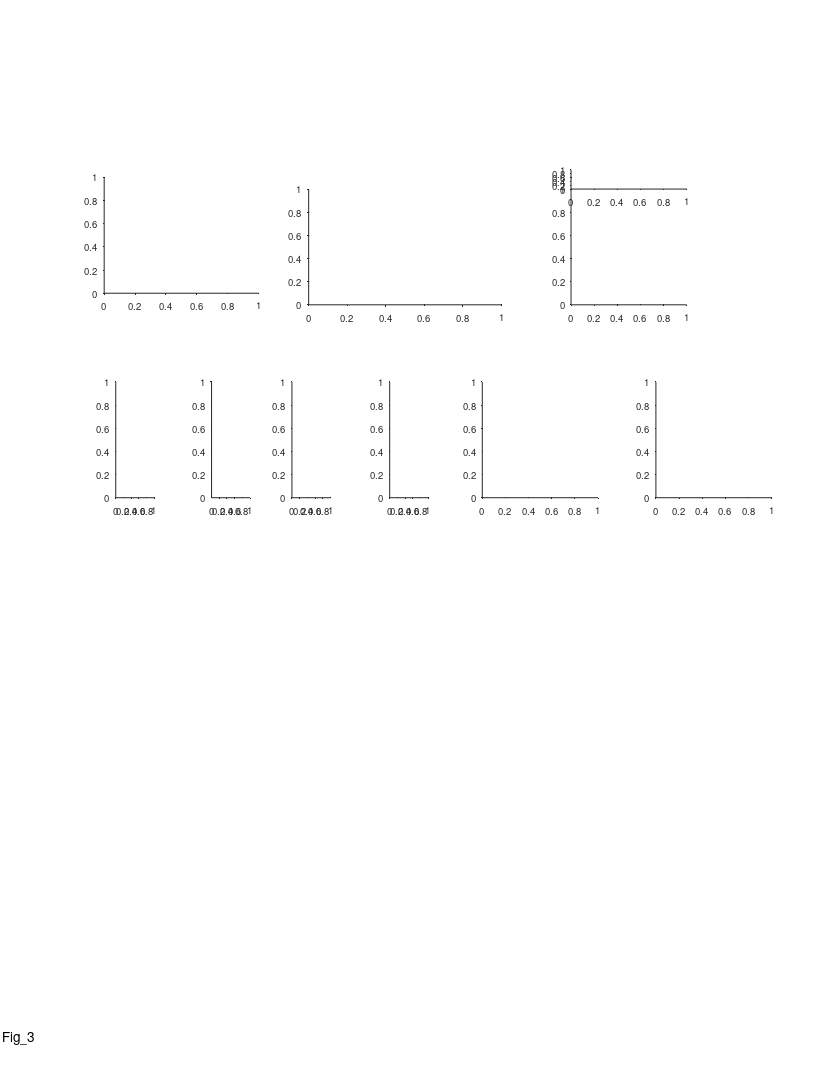

Write the MATLAB code that produced this figure. (Note: this script raises an error after producing the figure.)
%% Replay - Fig 3 - 2 bats crossovers
%%
clear 
clc
close all

%% plotting options
behavior_ex_opt = 2 % number 2 was chosen

replay_ex_opt = 1;
replay_examples_list = {
    {'rest',11,'b2299_d191213',20}
    };
replay_examples_list = cellfun(@(c)cell2struct(c,{'epoch_type','params_opt','exp_ID','event_num'},2), replay_examples_list)

%% graphics params
% timediff_max = inf;
timediff_max = 100;
epoch_types = {'sleep','rest'};
exp_types = {'1 bat','2 bats'};
panels_xlim = [-0.0950    1.9950; -1.9500   40.9500; -0.4500   56.5500; -0.0210    0.4410];
panels_xticks = {[0 0.5 1 1.5],[0 20 40],[0:10:50],[0 0.2 0.4]};

%% define output files
res_dir =  'L:\paper_replay\figures';
mkdir(res_dir)
fig_name_str = 'Fig_3';
fig_caption_str = ' ';
log_name_str = [fig_name_str '_log_file' '.txt'];
log_name_str = strrep(log_name_str , ':', '-');
log_name_str = strrep(log_name_str , ' ', '_');
log_name_out = fullfile(res_dir, log_name_str);

%% open log file
diary off
diary(log_name_out)
diary on
disp('Log file');
disp(['created: ', datestr(clock)]);
disp('======================================================');
disp([fig_name_str ':' fig_caption_str]);   
disp('======================================================');
disp('');

%% create figure
% figure_size_cm = [21.0 29.7]; % ~A4
figure_size_cm = [21.6 27.9]; % ~US letter
fig = figure;
% Some WYSIWYG options:
set(gcf,'DefaultAxesFontSize',7);
set(gcf,'DefaultAxesFontName','helvetica');
set(gcf,'DefaultAxesUnits','centimeters');
set(gcf,'PaperType','usletter')
% set(gcf,'PaperType','<custom>');
set(gcf,'PaperUnits','centimeters','PaperPosition',[0 0 figure_size_cm]);
set(gcf,'PaperOrientation','portrait');
set(gcf,'Units','centimeters','Position',get(gcf,'paperPosition')+[0 0 0 0]); % position on screen...
set(gcf, 'Renderer', 'painters');
% set(gcf, 'color', 'none');
set(groot, 'defaultAxesColor','None')
set(groot, 'defaultAxesTickDir', 'out');
set(groot,  'defaultAxesTickDirMode', 'manual');
annotation('textbox', [0.5 1 0 0], 'String',fig_name_str, 'HorizontalAlignment','center','Interpreter','none', 'FitBoxToText','on');

% create panels
panels{1}(1) = axes('position', [2.7 20.3 4 3]);
panels{2}(1) = axes('position', [8 20 5 3]);
panels{3}(1) = axes('position', [14.8 20 3 3]);
panels{3}(2) = axes('position', [14.8 23 3 .5]);
x = linspace(3,10,4);
x = x+[0 0.15 -0.1 0.1];
panels{4}(1) = axes('position', [x(1) 15 1 3]);
panels{4}(2) = axes('position', [x(2) 15 1 3]);
panels{4}(3) = axes('position', [x(3) 15 1 3]);
panels{4}(4) = axes('position', [x(4) 15 1 3]);
panels{5}(1) = axes('position', [12.5 15 3 3]);
panels{6}(1) = axes('position', [17 15 3 3]);

%% panels A - experimental setup
axes(panels{1}(1))
hold on
tunnel_2bats_image = imread('E:\Tamir\work\PROJECTS\LargeScale\paper_replay\figures\resources\tunnel_2bats.jpg');
imshow(tunnel_2bats_image);

% delete(panels{1}(2))
panels{1}(2) = axes('position', [2.7 22.9 .2 .3]);
axes(panels{1}(2))
cla reset
hold on
axis off
plot([0 1],[1 1],'LineWidth',2)
plot([0 1],[0 0],'LineWidth',1)
text(1.5,1,'Recorded bat','Units','normalized','FontSize',7,'HorizontalAlignment','left','VerticalAlignment','middle');
text(1.5,0,'Other bat','Units','normalized','FontSize',7,'HorizontalAlignment','left','VerticalAlignment','middle');
xlim([0 1])
ylim([0 1])

%% panels B - Behavior example
axes(panels{2}(1))
% figure
hold on
switch behavior_ex_opt
    case 1
        exp_ID = 'b2299_d191205';
        ti_seconds_in_session = [5200 5600];
    case 2
        exp_ID = 'b2299_d191213';
        ti_seconds_in_session = 5850 +[0 4*60]+[0.4 -0.1]; %[5850 6200];
    case 3
        exp_ID = 'b2299_d191213';
        ti_seconds_in_session = [2900 3600];
    case 4
        exp_ID = 'b2299_d191203';
        ti_seconds_in_session = [500 900];
    case 5
        exp_ID = 'b2299_d191203';
        ti_seconds_in_session = [2700 3200];
end
exp = exp_load_data(exp_ID, 'details', 'pos');
epoch_type = 'rest';
params_opt = 11;
event_type = 'posterior';
[events, params]= decoding_load_events_quantification(exp_ID, epoch_type, params_opt, event_type);
[seqs, TF] = decoding_apply_seq_inclusion_criteria([events.seq_model]);
events(~TF)=[];
session_ti = exp_get_sessions_ti(exp_ID,'Behave');
t0 = session_ti(1);
ti = ti_seconds_in_session.*1e6+t0;
lw = 2;
plot(exp.pos.proc_1D.ts, interp_nans(exp.pos.proc_1D.pos),'LineWidth',lw);
plot(exp.pos.proc_1D.other.ts, interp_nans(exp.pos.proc_1D.other.pos(1,:)),'LineWidth',1);
plot(exp.pos.proc_1D.co.ts,exp.pos.proc_1D.co.pos,'xk','MarkerSize',8)
plot([seqs.start_ts;seqs.end_ts],[seqs.start_pos; seqs.end_pos],'-m','LineWidth',1.3);
% plot([seqs.start_ts],[seqs.start_pos],'.m','MarkerSize',10)
plot([seqs([seqs.direction]== 1).end_ts],[seqs([seqs.direction]== 1).end_pos],'^m','MarkerSize',2,'MarkerFaceColor','m');
plot([seqs([seqs.direction]==-1).end_ts],[seqs([seqs.direction]==-1).end_pos],'vm','MarkerSize',2,'MarkerFaceColor','m');
xline(35969648929.0)
xlim(ti)
rescale_plot_data('x',[1e-6/60 ti(1)]);
ylim([0 135])
% xticks(linspace(0,135,4))
yticks(linspace(0,135,4))
xlabel('Time (min)', 'Units','normalized', 'Position',[0.5 -0.11]);
ylabel('Position (m)', 'Units','normalized', 'Position',[-0.13 .5]);
hax=gca;
hax.XRuler.TickLabelGapOffset = -1.8;
hax.YRuler.TickLabelGapOffset = 1;

%% legend
if exist('panels_behavior_legend','var')
    delete(panels_behavior_legend);
end
panels_behavior_legend = axes('position', [8 23.35 5 0.4]);
cla
hold on
plot([0 0.1],[0.8 0.8],'-','LineWidth',lw);
plot([0 0.1],[0.0 0.0],'-','LineWidth',1);
plot(0.6,0.8,'xk','MarkerSize',8);
plot([0.5 0.6]+0.05,[0 0],'-m','LineWidth',1.3);
plot(0.65,0,'>m','MarkerSize',2,'MarkerFaceColor','m');
text(.15, .8, 'Recorded bat','FontSize',7,'HorizontalAlignment','left','VerticalAlignment','middle');
text(.15, .0, 'Other bat','FontSize',7,'HorizontalAlignment','left','VerticalAlignment','middle');
text(.7, .8, 'Cross-overs','FontSize',7,'HorizontalAlignment','left','VerticalAlignment','middle');
text(.7, .0, 'Replay','FontSize',7,'HorizontalAlignment','left','VerticalAlignment','middle');
xlim([0 1])
ylim([0 1])
axis off

%% replay example
if 1
%% load data
win_s = 1;
cmap = bone;
cmap = flipud(cmap);
ex = replay_examples_list(replay_ex_opt);
addFieldsToWorkspace(ex);
decode = decoding_load_data(exp_ID, epoch_type, params_opt);
exp = exp_load_data(exp_ID,'details','path','MUA','ripples');
events = decoding_load_events_quantification(exp_ID,epoch_type,params_opt,"posterior");
event = events(event_num);
seq = event.seq_model;
seq_ti = [event.start_ts event.end_ts];
t0 = mean(seq_ti);
ti = t0 + [-1 1].*win_s*1e6;

TT = exp.ripples.stats.best_TT;
[LFP.signal, LFP.ts, LFP.fs, LFP.params] = LFP_load(exp_ID,TT,'band','ripple','limits_ts',ti);
LFP.avg_signal = nanmean(LFP.signal,[2 3]);

%% plot LFP
% axes(panels{3}(3));
% cla
% hold on
% plot(LFP.ts, LFP.avg_signal,'k');
% xlim(seq_ti+[-1 1].*0.2*range(seq_ti))
% xticks([])
% yticks([])
% rescale_plot_data('x',[1e-6 seq_ti(1)]);
% axis off
% title(sprintf('%s_%s_%d',epoch_type,exp_ID,event_num),'Interpreter','none','FontWeight','normal','FontSize',6);

%% plot posterior (state)
axes(panels{3}(2));
cla
hold on
IX = get_data_in_ti(decode.time, ti);
prob_t = decode.time(IX);
prob_state = squeeze(decode.posterior_state(event.state_num,IX));
plot(prob_t, prob_state, 'k','LineWidth',2);
hax = gca;
hax.XLim = prob_t([1 end]);
hax.YLim = [0 1];
box on
colormap(cmap);
hax.XLim = seq_ti+[-1 1].*0.2*range(seq_ti);
hax.TickDir = 'out';
hax.TickLength = [0.02 0.02];
hax.XRuler.TickLabelGapOffset = -4;
ylabel('Prob.','Units','normalized','Position',[-0.22 0.5]);
rescale_plot_data('x',[1e-6 seq_ti(1)]);
    
%% plot posterior (position)
axes(panels{3}(1));
cla
hold on
IX = get_data_in_ti(decode.time, ti);
prob_t = decode.time(IX);
prob_pos = squeeze(decode.posterior(:,event.state_num,IX));
imagesc(prob_t, decode.pos, prob_pos);
plot([seq.start_ts seq.end_ts],[seq.start_pos seq.end_pos],'-r','LineWidth',0.8);
hax = gca;
clim_prctiles = [1 99];
hax.CLim = prctile(prob_pos(:),clim_prctiles);
% hax.CLim = [0 max(prob_pos(:))];
hax.XLim = prob_t([1 end]);
hax.YLim = [min(decode.pos) max(decode.pos)] + [-1 1].*median(diff(decode.pos))*1;
box on
colormap(cmap);
hax.XLim = seq_ti+[-1 1].*0.2*range(seq_ti);
hax.TickDir = 'out';
hax.TickLength = [0.02 0.02];
hax.XRuler.TickLabelGapOffset = -2;
xlabel('Time (s)','Units','normalized','Position',[0.5 -0.105]);
ylabel('Position (m)','Units','normalized','Position',[-0.22 0.5]);
rescale_plot_data('x',[1e-6 seq_ti(1)]);

%% link x axes
linkaxes(panels{3},'x');

%% add colorbar
hcb = colorbar('east');
hcb.Units = 'centimeters';
cb_offset = 1.12;
hcb.Position(1) = panels{3}(1).Position(1) + panels{3}(1).Position(3)*cb_offset;
cb_offset_middle = (hcb.Position(1)+hcb.Position(3)/2-panels{3}(1).Position(1))/panels{3}(1).Position(3);
hcb.Label.Rotation = -90;
hcb.Label.Position(1) = 1.5;
hcb.Label.String = 'Probability';
hcb.Ticks = [];
text(cb_offset_middle,1,'Max','Units','normalized','FontSize',7,'HorizontalAlignment','center');
text(cb_offset_middle,0,'0','Units','normalized','FontSize',7,'HorizontalAlignment','center');
% text(cb_offset_middle,1,clim_prctiles(2)+"%",'Units','normalized','FontSize',7,'HorizontalAlignment','center');
% text(cb_offset_middle,0,clim_prctiles(1)+"%",'Units','normalized','FontSize',7,'HorizontalAlignment','center');
end

%% panels C - main scatter plot
axes(panels{5}(1))
hold on
data_filename = 'F:\sequences\figures\replay_vs_crossover\replay_vs_crossover_opt_11_replay position between 25-115.mat';
% data_filename = 'F:\sequences\figures\replay_vs_crossover\replay_vs_crossover_opt_11_replay position between 25-115 & same map.mat';
% data_filename = 'F:\sequences\figures\replay_vs_crossover\replay_vs_crossover_opt_11_replay position between 25-115 & same map & forward.mat';
% data_filename = 'F:\sequences\figures\replay_vs_crossover\replay_vs_crossover_opt_11_replay position between 25-115 & same map & reverse.mat';
% data_filename = 'F:\sequences\figures\replay_vs_crossover\replay_vs_crossover_opt_11_replay position between 25-115 & replay distance_gt_5.mat';
% data_filename = 'F:\sequences\figures\replay_vs_crossover\replay_vs_crossover_opt_11_replay position between 25-115 & replay distance_gt_10.mat';
% data_filename = 'F:\sequences\figures\replay_vs_crossover\replay_vs_crossover_opt_11_replay position between 25-115 & forward.mat';
% data_filename = 'F:\sequences\figures\replay_vs_crossover\replay_vs_crossover_opt_11_replay position between 25-115 & reverse.mat';
data = load(data_filename);
scatter(data.x(data.TF),data.y(data.TF),5,'k','filled');
axis equal
xlim([0 135])
ylim([0 135])
xticks(linspace(0,135,4))
yticks(linspace(0,135,4))
xlabel('Previous cross-over position (m)', 'Units','normalized', 'Position',[0.5 -0.16]);
ylabel('Replay position (m)', 'Units','normalized', 'Position',[-0.2 .5]);
% text(0.8,0.3,"{\itn} = "+ data.stats.n,'Units','normalized','FontSize',9);
% text(0.6,0.2,"{\itr} = "+ sprintf('%.2g',data.stats.Pearson.r), 'Units','normalized','FontSize',7);
% text(0.6,0.1,"{\itP} = "+ sprintf('%.2g',data.stats.Pearson.p), 'Units','normalized','FontSize',7);
text(.3,1.2,"{\it\rho} = "+ sprintf('%.2f',data.stats.Spearman.r), 'Units','normalized','FontSize',7);
text(.3,1.1,"{\itP} = "+ sprintf('%.2g',data.stats.Spearman.p), 'Units','normalized','FontSize',7);
% text(.3,1.3,"{\itn} = "+ sprintf('%d',sum(data.TF)), 'Units','normalized','FontSize',7);
% text(0,-.4,data.msg_str, 'Units','normalized','FontSize',10);
h=refline(1,0);
h.Color = .8.*[1 1 1];
hax=gca;
hax.XRuler.TickLength(1) = 0.035;
hax.YRuler.TickLength(1) = 0.024;
hax.XRuler.TickLabelGapOffset = -.5;
hax.YRuler.TickLabelGapOffset = 1;

%% panels D - scatter plot (control - next crossover)
axes(panels{6}(1))
cla
hold on
X = [data.seqs_all.next_co_pos];
Y = data.y;
X = X(data.TF)';
Y = Y(data.TF)';
[stats.Pearson.r, stats.Pearson.p] = corr(X,Y,'type','Pearson',rows='pairwise',tail='right');
[stats.Spearman.r, stats.Spearman.p] = corr(X,Y,'type','Spearman',rows='pairwise',tail='right');
scatter(X,Y,5,'k','filled');
axis equal
xlim([0 135])
ylim([0 135])
xticks(linspace(0,135,4))
yticks(linspace(0,135,4))
xlabel('Next cross-over position (m)', 'Units','normalized', 'Position',[0.5 -0.16]);
ylabel('Replay position (m)', 'Units','normalized', 'Position',[-0.2 .5]);
% text(0.8,0.3,"{\itn} = "+ data.stats.n,'Units','normalized','FontSize',9);
% text(0.8,0.2,"{\itr} = "+ sprintf('%.2g',stats.Pearson.r), 'Units','normalized','FontSize',7);
% text(0.8,0.1,"{\itP} = "+ sprintf('%.2g',stats.Pearson.p), 'Units','normalized','FontSize',7);
text(.3,1.2,"{\it\rho} = "+ sprintf('%.2f',stats.Spearman.r), 'Units','normalized','FontSize',7);
text(.3,1.1,"{\itP} = "+ sprintf('%.2f',stats.Spearman.p), 'Units','normalized','FontSize',7);
h=refline(1,0);
h.Color = .8.*[1 1 1];
hax=gca;
hax.XRuler.TickLength(1) = 0.035;
hax.YRuler.TickLength(1) = 0.024;
hax.XRuler.TickLabelGapOffset = -.5;
hax.YRuler.TickLabelGapOffset = 1;

%% panels E - time diff vs pos diff (recency effect)
% axes(panels{6}(1))
% cla
% hold on
% xxx = [data.seqs_all.prev_co_time_diff];
% yyy = abs(data.x-data.y);
% ccc = [data.seqs_all.prev_co_same_map];
% valid = data.TF & xxx < timediff_max;
% xxx = xxx(valid)';
% yyy = yyy(valid)';
% ccc = ccc(valid)';
% [stats.Pearson.r, stats.Pearson.p] = corr(xxx,yyy,'type','Pearson',rows='pairwise',tail='right');
% [stats.Spearman.r, stats.Spearman.p] = corr(xxx,yyy,'type','Spearman',rows='pairwise',tail='right');
% % scatter(xxx,yyy,10,ccc,'filled');
% scatter(xxx,yyy,5,'k','filled');
% xlabel('{\Delta} Time (s)', 'Units','normalized', 'Position',[0.5 -0.16]);
% ylabel('{\Delta} Position (m)', 'Units','normalized', 'Position',[-0.2 .5]);
% % text(0.8,0.3,"{\itn} = "+ data.stats.n,'Units','normalized','FontSize',9);
% % text(1.1,.2,"{\itr} = "+ sprintf('%.2g',stats.Pearson.r), 'Units','normalized','FontSize',7);
% % text(1.1,.1,"{\itP} = "+ sprintf('%.2g',stats.Pearson.p), 'Units','normalized','FontSize',7);
% text(.3,1.2,"{\it\rho} = "+ sprintf('%.2g',stats.Spearman.r), 'Units','normalized','FontSize',7);
% text(.3,1.1,"{\itP} = "+ sprintf('%.2g',stats.Spearman.p), 'Units','normalized','FontSize',7);
% hax=gca;
% hax.XRuler.TickLength(1) = 0.035;
% hax.YRuler.TickLength(1) = 0.024;
% hax.XRuler.TickLabelGapOffset = -.5;
% hax.YRuler.TickLabelGapOffset = 1;

%% panels E - time diff vs pos diff (box plot option)
% if length(panels{6}) == 2
% axes(panels{6}(2))
% cla
% hold on
% xxx = [data.seqs_all.prev_co_time_diff];
% yyy = abs(data.x-data.y);
% ccc = [data.seqs_all.prev_co_same_map];
% valid = data.TF & xxx < timediff_max;
% xxx = xxx(valid)';
% yyy = yyy(valid)';
% ccc = ccc(valid)';
% 
% thr = 25;
% IX1 = xxx<thr;
% IX2 = xxx>=thr;
% G = zeros(size(xxx));
% G(IX1) = 1;
% G(IX2) = 2;
% groupcounts(G)
% boxplot(yyy,G)
% pval = ranksum(yyy(IX1),yyy(IX2),"tail","left");
% text(0.5,1.1,"{\itP} = "+ sprintf('%.2g',pval), 'Units','normalized','FontSize',7,'HorizontalAlignment','center');
% hax=gca;
% hax.XTick = [1 2];
% hax.XTickLabel = {"< "+thr,">= "+thr};
% hax.XLim = [.5 2.5];
% box off
% xlabel('{\Delta} Time (s)', 'Units','normalized', 'Position',[0.5 -0.16]);
% ylabel('{\Delta} Position (m)', 'Units','normalized', 'Position',[-0.2 .5]);
% hax.XRuler.TickLength(1) = 0.025;
% hax.YRuler.TickLength(1) = 0.024;
% hax.XRuler.TickLabelGapOffset = -.5;
% hax.YRuler.TickLabelGapOffset = 1;
% end

%% ------------------------------------------------------------------------
% compare 1 bat vs 2 bats experiments

%% load data - 1 bat / 2 bats experiments
epoch_types = {'sleep','rest'};
exp_list_1bat = decoding_get_inclusion_list();
exp_list_2bats = {
    'b2299_d191202',
    'b2299_d191203',
    'b2299_d191204',
    'b2299_d191205',
    'b2299_d191208',
    'b2299_d191209',
    'b2299_d191210',
    'b2299_d191213',
    };
exp_lists = {exp_list_1bat,exp_list_2bats};

events_all_per_session = {};
for ii_exp_type = 1:length(exp_types)
    exp_list = exp_lists{ii_exp_type};
    for ii_epoch_type = 1:length(epoch_types)
        for ii_exp = 1:length(exp_list)
            exp_ID = exp_list{ii_exp};
            exp = exp_load_data(exp_ID,'details');
            epoch_type = epoch_types{ii_epoch_type};
            params_opt = 11;
            event_type = 'posterior';
            [events, params] = decoding_load_events_quantification(exp_ID, epoch_type, params_opt, event_type);
            [~, TF] = decoding_apply_seq_inclusion_criteria([events.seq_model]);
            events(~TF) = [];
            if isempty(events)
                continue;
            end
            [events.recordingArena] = deal(exp.details.recordingArena);
            event_struct = events(1,[]);
            [events(2:end).prev_event] = disperse(events(1:end-1));
            events(1).prev_event = event_struct;
            events_all_per_session{ii_exp_type,ii_epoch_type}{ii_exp} = events;
        end
    end
end

%%
features_names = {'duration';'compression';'distance';'distance_norm';};
xlable_strs = {
    'Replay duration (s)';
    {'Compression ratio';'(replay speed / flight speed)'};
    'Replay distance (m)';
    {'Replay distance','(norm. to environment size)'};
    };

%% 2bats replay inclusion for awake replays
data_filename = 'F:\sequences\figures\replay_vs_crossover\replay_vs_crossover_opt_11_replay position between 25-115.mat';
data_2bats_rest_inclusion = load(data_filename);


%% plot boxplots - pool sleep/rest
boxplot_panels_ylimits = [0 0.8; 0 25; 3 23; .02 .18];
pvals = [];
for ii_fn = 1:length(features_names)
    axes(panels{4}(ii_fn));
    cla
    hold on
    fn = features_names{ii_fn};
    X={};
    G={};
    for ii_exp_type = 1:length(exp_types)
        events1 = [events_all_per_session{ii_exp_type,1}{:}];
        events2 = [events_all_per_session{ii_exp_type,2}{:}];
        seqs1 = [events1.seq_model];
        seqs2 = [events2.seq_model];
        seqs = [seqs1 seqs2];
        x = [seqs.(fn)];
        g = ii_exp_type;
        X{ii_exp_type} = x;
        G{ii_exp_type} = ones(size(seqs)).*g;
        m1 = prctile(x,50);
        m2 = prctile(x,[25 75]);
        m3 = prctile(x,[5 95]);
        w = 0.2;
        lw = 1.3;
        clr = 'k';
        plot([g-w g+w],[m1 m1],'Color',clr,'LineWidth',lw);
        plot([g g],m3,'Color',clr,'LineWidth',lw);
        rectangle('Position',[g-w m2(1) 2*w diff(m2)],'EdgeColor',clr,'FaceColor','none','LineWidth',lw);
    end
    pval = ranksum(X{1},X{2});
    str = genSignifStrAstricks(pval);
    xx = [g g-1];
    yy = boxplot_panels_ylimits(ii_fn,[2 2]);
%         hax= gca;
%         yy = hax.YLim([2 2]);
    plot(xx,yy,'k-');
    font_size = 10;
    if strcmp(str,'n.s.')
        font_size = 8;
        yy = yy.*1.02;
    end
    text(mean(xx),mean(yy),str,'HorizontalAlignment','center','VerticalAlignment','bottom','FontSize',font_size);
    pvals(ii_fn,ii_epoch_type) = pval;
    xlim([0.2 2.8])
    ylim(boxplot_panels_ylimits(ii_fn,:))
    xlabel('');
    ylabel_x_pos = [-0.65 -0.61 -0.55 -0.7];
    ylabel(xlable_strs{ii_fn},'units','normalized','position',[ylabel_x_pos(ii_fn) 0.5]);
    xticks(1:length(exp_types));
    xticklabels(exp_types);
    xtickangle(50);    
end

%% add panel letters
font_size = 11;
axes(panels{1}(1))
text(-0.3,1.2, 'a', 'Units','normalized','FontWeight','bold','FontSize',font_size);
axes(panels{1}(2))
axes(panels{2}(1))
text(-0.2,1.3, 'b', 'Units','normalized','FontWeight','bold','FontSize',font_size);
axes(panels{3}(1))
text(-0.38,1.3, 'c', 'Units','normalized','FontWeight','bold','FontSize',font_size);
axes(panels{4}(1))
text(-1.1,1.15, 'd', 'Units','normalized','FontWeight','bold','FontSize',font_size);
axes(panels{5}(1))
text(-0.35,1.15, 'e', 'Units','normalized','FontWeight','bold','FontSize',font_size);
axes(panels{6}(1))
text(-0.35,1.15, 'f', 'Units','normalized','FontWeight','bold','FontSize',font_size);

%%
fig_name = sprintf('%s',fig_name_str);
% fig_name = sprintf('%s_panel_B_opt_%d',fig_name,behavior_ex_opt);
fig_name = sprintf('%s_max_tdiff_%ds',fig_name,timediff_max);
[~,data_str,~] = fileparts(data_filename);
fig_name = sprintf('%s__%s',fig_name,data_str);
file_out = fullfile(res_dir, fig_name);
print(gcf, file_out, '-dpdf', '-cmyk', '-painters');
disp('figure saved!')

%%





%%
function str = genSignifStrAstricks(pval)
if pval < 0.001
    str = '***';
elseif pval < 0.01
    str = '**';
elseif pval < 0.05
    str = '*';
else
    str = 'n.s.';
end
end
